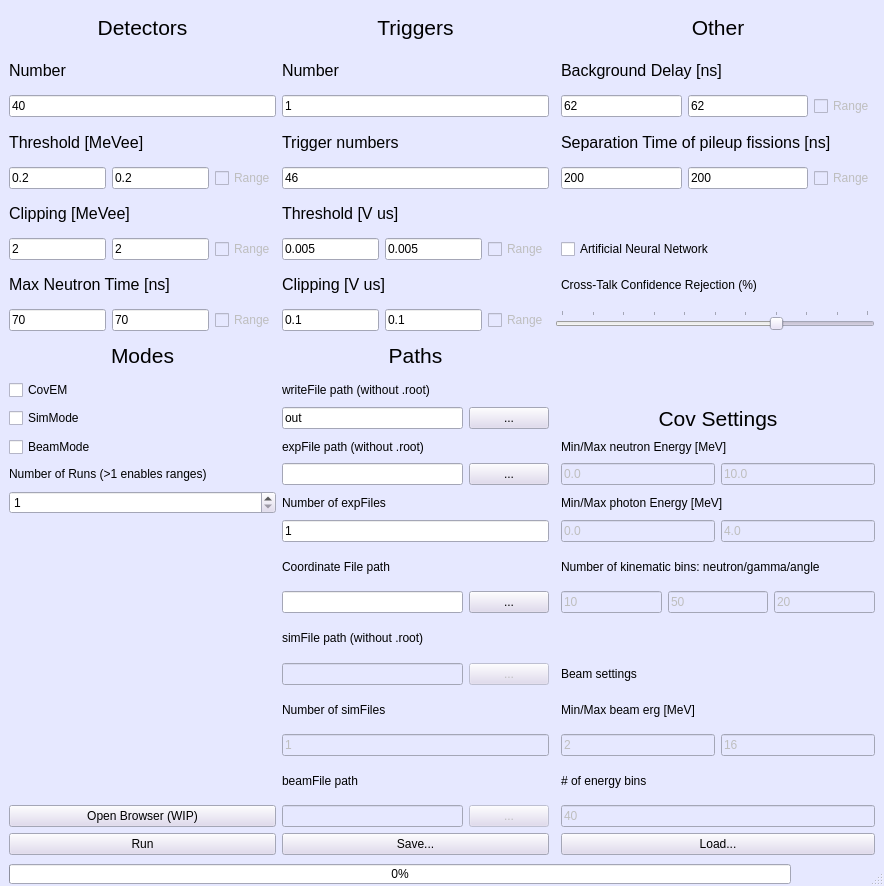
 <widget class="QMainWindow" name="MainWindow">
  <property name="enabled">
   <bool>true</bool>
  </property>
  <property name="geometry">
   <rect>
    <x>0</x>
    <y>0</y>
    <width>884</width>
    <height>886</height>
   </rect>
  </property>
  <property name="sizePolicy">
   <sizepolicy hsizetype="Preferred" vsizetype="Preferred">
    <horstretch>0</horstretch>
    <verstretch>0</verstretch>
   </sizepolicy>
  </property>
  <property name="palette">
   <palette>
    <active>
     <colorrole role="Button">
      <brush brushstyle="SolidPattern">
       <color alpha="255">
        <red>221</red>
        <green>214</green>
        <blue>238</blue>
       </color>
      </brush>
     </colorrole>
     <colorrole role="Base">
      <brush brushstyle="SolidPattern">
       <color alpha="255">
        <red>255</red>
        <green>255</green>
        <blue>255</blue>
       </color>
      </brush>
     </colorrole>
     <colorrole role="Window">
      <brush brushstyle="SolidPattern">
       <color alpha="255">
        <red>230</red>
        <green>232</green>
        <blue>255</blue>
       </color>
      </brush>
     </colorrole>
     <colorrole role="Highlight">
      <brush brushstyle="SolidPattern">
       <color alpha="255">
        <red>65</red>
        <green>90</green>
        <blue>252</blue>
       </color>
      </brush>
     </colorrole>
     <colorrole role="AlternateBase">
      <brush brushstyle="SolidPattern">
       <color alpha="255">
        <red>221</red>
        <green>214</green>
        <blue>238</blue>
       </color>
      </brush>
     </colorrole>
    </active>
    <inactive>
     <colorrole role="Button">
      <brush brushstyle="SolidPattern">
       <color alpha="255">
        <red>221</red>
        <green>214</green>
        <blue>238</blue>
       </color>
      </brush>
     </colorrole>
     <colorrole role="Base">
      <brush brushstyle="SolidPattern">
       <color alpha="255">
        <red>255</red>
        <green>255</green>
        <blue>255</blue>
       </color>
      </brush>
     </colorrole>
     <colorrole role="Window">
      <brush brushstyle="SolidPattern">
       <color alpha="255">
        <red>230</red>
        <green>232</green>
        <blue>255</blue>
       </color>
      </brush>
     </colorrole>
     <colorrole role="Highlight">
      <brush brushstyle="SolidPattern">
       <color alpha="255">
        <red>65</red>
        <green>90</green>
        <blue>252</blue>
       </color>
      </brush>
     </colorrole>
     <colorrole role="AlternateBase">
      <brush brushstyle="SolidPattern">
       <color alpha="255">
        <red>221</red>
        <green>214</green>
        <blue>238</blue>
       </color>
      </brush>
     </colorrole>
    </inactive>
    <disabled>
     <colorrole role="Button">
      <brush brushstyle="SolidPattern">
       <color alpha="255">
        <red>221</red>
        <green>214</green>
        <blue>238</blue>
       </color>
      </brush>
     </colorrole>
     <colorrole role="Base">
      <brush brushstyle="SolidPattern">
       <color alpha="255">
        <red>230</red>
        <green>232</green>
        <blue>255</blue>
       </color>
      </brush>
     </colorrole>
     <colorrole role="Window">
      <brush brushstyle="SolidPattern">
       <color alpha="255">
        <red>230</red>
        <green>232</green>
        <blue>255</blue>
       </color>
      </brush>
     </colorrole>
     <colorrole role="Highlight">
      <brush brushstyle="SolidPattern">
       <color alpha="255">
        <red>220</red>
        <green>220</green>
        <blue>220</blue>
       </color>
      </brush>
     </colorrole>
     <colorrole role="AlternateBase">
      <brush brushstyle="SolidPattern">
       <color alpha="255">
        <red>221</red>
        <green>214</green>
        <blue>238</blue>
       </color>
      </brush>
     </colorrole>
    </disabled>
   </palette>
  </property>
  <property name="windowTitle">
   <string>READ_FAME</string>
  </property>
  <property name="windowIcon">
   <iconset>
    <normaloff>../../../../../Downloads/MTV_logo.png</normaloff>../../../../../Downloads/MTV_logo.png</iconset>
  </property>
  <widget class="QWidget" name="centralwidget">
   <property name="enabled">
    <bool>true</bool>
   </property>
   <layout class="QGridLayout" name="gridLayout">
    <item row="4" column="1">
     <widget class="QLineEdit" name="TRIGGERS">
      <property name="text">
       <string>46</string>
      </property>
     </widget>
    </item>
    <item row="4" column="0">
     <layout class="QHBoxLayout" name="THRESHOLD_Range">
      <item>
       <widget class="QLineEdit" name="THRESHOLD">
        <property name="text">
         <string>0.2</string>
        </property>
       </widget>
      </item>
      <item>
       <widget class="QLineEdit" name="THRESHOLD2">
        <property name="visible">
         <bool>false</bool>
        </property>
        <property name="text">
         <string>0.2</string>
        </property>
       </widget>
      </item>
      <item>
       <widget class="QCheckBox" name="THRESHOLD_Check">
        <property name="enabled">
         <bool>false</bool>
        </property>
        <property name="text">
         <string>Range</string>
        </property>
       </widget>
      </item>
     </layout>
    </item>
    <item row="0" column="1">
     <widget class="QLabel" name="label_6">
      <property name="font">
       <font>
        <pointsize>16</pointsize>
       </font>
      </property>
      <property name="focusPolicy">
       <enum>Qt::NoFocus</enum>
      </property>
      <property name="text">
       <string>Triggers</string>
      </property>
      <property name="alignment">
       <set>Qt::AlignCenter</set>
      </property>
     </widget>
    </item>
    <item row="2" column="0">
     <widget class="QLineEdit" name="NUM_DETECTORS">
      <property name="text">
       <string>40</string>
      </property>
     </widget>
    </item>
    <item row="8" column="0">
     <layout class="QHBoxLayout" name="MAX_TIME_N_Range">
      <item>
       <widget class="QLineEdit" name="MAX_TIME_N">
        <property name="text">
         <string>70</string>
        </property>
       </widget>
      </item>
      <item>
       <widget class="QLineEdit" name="MAX_TIME_N2">
        <property name="visible">
         <bool>false</bool>
        </property>
        <property name="text">
         <string>70</string>
        </property>
       </widget>
      </item>
      <item>
       <widget class="QCheckBox" name="MAX_TIME_N_Check">
        <property name="enabled">
         <bool>false</bool>
        </property>
        <property name="text">
         <string>Range</string>
        </property>
       </widget>
      </item>
     </layout>
    </item>
    <item row="10" column="0">
     <widget class="QCheckBox" name="CovEM_in">
      <property name="text">
       <string>CovEM</string>
      </property>
     </widget>
    </item>
    <item row="20" column="1">
     <widget class="QLabel" name="label_23">
      <property name="text">
       <string>Number of simFiles</string>
      </property>
     </widget>
    </item>
    <item row="1" column="3">
     <widget class="QLabel" name="label_12">
      <property name="font">
       <font>
        <pointsize>12</pointsize>
       </font>
      </property>
      <property name="text">
       <string>Background Delay [ns]</string>
      </property>
     </widget>
    </item>
    <item row="11" column="1">
     <layout class="QHBoxLayout" name="Write">
      <item>
       <widget class="QLineEdit" name="nameWrite">
        <property name="text">
         <string>out</string>
        </property>
       </widget>
      </item>
      <item>
       <widget class="QPushButton" name="writeFinder">
        <property name="text">
         <string>...</string>
        </property>
       </widget>
      </item>
     </layout>
    </item>
    <item row="7" column="3">
     <widget class="QLabel" name="label_32">
      <property name="text">
       <string>Cross-Talk Confidence Rejection (%)</string>
      </property>
     </widget>
    </item>
    <item row="13" column="3">
     <layout class="QHBoxLayout" name="N_ERG">
      <item>
       <widget class="QLineEdit" name="MIN_N_ERG">
        <property name="enabled">
         <bool>false</bool>
        </property>
        <property name="text">
         <string>0.0</string>
        </property>
       </widget>
      </item>
      <item>
       <widget class="QLineEdit" name="MAX_N_ERG">
        <property name="enabled">
         <bool>false</bool>
        </property>
        <property name="text">
         <string>10.0</string>
        </property>
       </widget>
      </item>
     </layout>
    </item>
    <item row="7" column="1">
     <widget class="QLabel" name="label_10">
      <property name="font">
       <font>
        <pointsize>12</pointsize>
       </font>
      </property>
      <property name="text">
       <string>Clipping [V us]</string>
      </property>
     </widget>
    </item>
    <item row="3" column="0">
     <widget class="QLabel" name="label_3">
      <property name="font">
       <font>
        <pointsize>12</pointsize>
       </font>
      </property>
      <property name="text">
       <string>Threshold [MeVee]</string>
      </property>
     </widget>
    </item>
    <item row="20" column="3">
     <widget class="QLabel" name="label_28">
      <property name="text">
       <string>Min/Max beam erg [MeV]</string>
      </property>
     </widget>
    </item>
    <item row="9" column="0">
     <widget class="QLabel" name="label_14">
      <property name="font">
       <font>
        <pointsize>16</pointsize>
       </font>
      </property>
      <property name="focusPolicy">
       <enum>Qt::NoFocus</enum>
      </property>
      <property name="text">
       <string>Modes</string>
      </property>
      <property name="alignment">
       <set>Qt::AlignCenter</set>
      </property>
     </widget>
    </item>
    <item row="5" column="0">
     <widget class="QLabel" name="label_4">
      <property name="font">
       <font>
        <pointsize>12</pointsize>
       </font>
      </property>
      <property name="text">
       <string>Clipping [MeVee]</string>
      </property>
     </widget>
    </item>
    <item row="23" column="3">
     <widget class="QLineEdit" name="BEAM_ERG_BINNUM">
      <property name="enabled">
       <bool>false</bool>
      </property>
      <property name="text">
       <string>40</string>
      </property>
     </widget>
    </item>
    <item row="10" column="1">
     <widget class="QLabel" name="label_17">
      <property name="text">
       <string>writeFile path (without .root)</string>
      </property>
     </widget>
    </item>
    <item row="0" column="0">
     <widget class="QLabel" name="label">
      <property name="font">
       <font>
        <pointsize>16</pointsize>
       </font>
      </property>
      <property name="focusPolicy">
       <enum>Qt::NoFocus</enum>
      </property>
      <property name="text">
       <string>Detectors</string>
      </property>
      <property name="alignment">
       <set>Qt::AlignCenter</set>
      </property>
     </widget>
    </item>
    <item row="6" column="3">
     <widget class="QCheckBox" name="ANN_ON">
      <property name="text">
       <string>Artificial Neural Network</string>
      </property>
     </widget>
    </item>
    <item row="15" column="1">
     <widget class="QLineEdit" name="numExpFiles">
      <property name="text">
       <string>1</string>
      </property>
     </widget>
    </item>
    <item row="25" column="3">
     <widget class="QPushButton" name="Load">
      <property name="text">
       <string>Load...</string>
      </property>
     </widget>
    </item>
    <item row="2" column="3">
     <layout class="QHBoxLayout" name="BACKGROUND_DELAY_Range">
      <item>
       <widget class="QLineEdit" name="BACKGROUND_DELAY">
        <property name="text">
         <string>62</string>
        </property>
       </widget>
      </item>
      <item>
       <widget class="QLineEdit" name="BACKGROUND_DELAY2">
        <property name="visible">
         <bool>false</bool>
        </property>
        <property name="text">
         <string>62</string>
        </property>
       </widget>
      </item>
      <item>
       <widget class="QCheckBox" name="BACKGROUND_DELAY_Check">
        <property name="enabled">
         <bool>false</bool>
        </property>
        <property name="text">
         <string>Range</string>
        </property>
       </widget>
      </item>
     </layout>
    </item>
    <item row="14" column="0">
     <widget class="QSpinBox" name="NUM_RUNS">
      <property name="suffix">
       <string/>
      </property>
      <property name="minimum">
       <number>1</number>
      </property>
      <property name="maximum">
       <number>10000</number>
      </property>
     </widget>
    </item>
    <item row="0" column="3">
     <widget class="QLabel" name="label_11">
      <property name="font">
       <font>
        <pointsize>16</pointsize>
       </font>
      </property>
      <property name="focusPolicy">
       <enum>Qt::NoFocus</enum>
      </property>
      <property name="text">
       <string>Other</string>
      </property>
      <property name="alignment">
       <set>Qt::AlignCenter</set>
      </property>
     </widget>
    </item>
    <item row="25" column="0">
     <widget class="QPushButton" name="Run">
      <property name="text">
       <string>Run</string>
      </property>
     </widget>
    </item>
    <item row="9" column="1">
     <widget class="QLabel" name="label_15">
      <property name="font">
       <font>
        <pointsize>16</pointsize>
       </font>
      </property>
      <property name="focusPolicy">
       <enum>Qt::NoFocus</enum>
      </property>
      <property name="text">
       <string>Paths</string>
      </property>
      <property name="alignment">
       <set>Qt::AlignCenter</set>
      </property>
     </widget>
    </item>
    <item row="21" column="1">
     <widget class="QLineEdit" name="numSimFiles">
      <property name="enabled">
       <bool>false</bool>
      </property>
      <property name="text">
       <string>1</string>
      </property>
     </widget>
    </item>
    <item row="21" column="3">
     <layout class="QHBoxLayout" name="BEAM_ERG">
      <item>
       <widget class="QLineEdit" name="BEAM_ERG_MIN">
        <property name="enabled">
         <bool>false</bool>
        </property>
        <property name="text">
         <string>2</string>
        </property>
       </widget>
      </item>
      <item>
       <widget class="QLineEdit" name="BEAM_ERG_MAX">
        <property name="enabled">
         <bool>false</bool>
        </property>
        <property name="text">
         <string>16</string>
        </property>
       </widget>
      </item>
     </layout>
    </item>
    <item row="19" column="3">
     <widget class="QLabel" name="label_29">
      <property name="text">
       <string>Beam settings</string>
      </property>
     </widget>
    </item>
    <item row="4" column="3">
     <layout class="QHBoxLayout" name="FISS_PILEUP_TIME_Range">
      <item>
       <widget class="QLineEdit" name="FISS_PILEUP_TIME">
        <property name="text">
         <string>200</string>
        </property>
       </widget>
      </item>
      <item>
       <widget class="QLineEdit" name="FISS_PILEUP_TIME2">
        <property name="visible">
         <bool>false</bool>
        </property>
        <property name="text">
         <string>200</string>
        </property>
       </widget>
      </item>
      <item>
       <widget class="QCheckBox" name="FISS_PILEUP_TIME_Check">
        <property name="enabled">
         <bool>false</bool>
        </property>
        <property name="text">
         <string>Range</string>
        </property>
       </widget>
      </item>
     </layout>
    </item>
    <item row="7" column="0">
     <widget class="QLabel" name="label_5">
      <property name="font">
       <font>
        <pointsize>12</pointsize>
       </font>
      </property>
      <property name="text">
       <string>Max Neutron Time [ns]</string>
      </property>
     </widget>
    </item>
    <item row="1" column="0">
     <widget class="QLabel" name="label_2">
      <property name="font">
       <font>
        <pointsize>12</pointsize>
       </font>
      </property>
      <property name="text">
       <string>Number</string>
      </property>
     </widget>
    </item>
    <item row="16" column="3">
     <widget class="QLabel" name="label_27">
      <property name="text">
       <string>Number of kinematic bins: neutron/gamma/angle</string>
      </property>
     </widget>
    </item>
    <item row="11" column="0">
     <widget class="QCheckBox" name="simMode">
      <property name="text">
       <string>SimMode</string>
      </property>
     </widget>
    </item>
    <item row="11" column="3">
     <widget class="QLabel" name="label_16">
      <property name="font">
       <font>
        <pointsize>16</pointsize>
       </font>
      </property>
      <property name="focusPolicy">
       <enum>Qt::NoFocus</enum>
      </property>
      <property name="text">
       <string>Cov Settings</string>
      </property>
      <property name="alignment">
       <set>Qt::AlignCenter</set>
      </property>
     </widget>
    </item>
    <item row="22" column="3">
     <widget class="QLabel" name="label_30">
      <property name="text">
       <string># of energy bins</string>
      </property>
     </widget>
    </item>
    <item row="25" column="1">
     <widget class="QPushButton" name="Save">
      <property name="text">
       <string>Save...</string>
      </property>
     </widget>
    </item>
    <item row="13" column="0">
     <widget class="QLabel" name="label_31">
      <property name="text">
       <string>Number of Runs (&gt;1 enables ranges)</string>
      </property>
     </widget>
    </item>
    <item row="23" column="1">
     <layout class="QHBoxLayout" name="Beam">
      <item>
       <widget class="QLineEdit" name="nameBeam">
        <property name="enabled">
         <bool>false</bool>
        </property>
       </widget>
      </item>
      <item>
       <widget class="QPushButton" name="beamFinder">
        <property name="enabled">
         <bool>false</bool>
        </property>
        <property name="text">
         <string>...</string>
        </property>
       </widget>
      </item>
     </layout>
    </item>
    <item row="12" column="3">
     <widget class="QLabel" name="label_25">
      <property name="text">
       <string>Min/Max neutron Energy [MeV]</string>
      </property>
     </widget>
    </item>
    <item row="8" column="2" colspan="2">
     <widget class="QSlider" name="ANN_confidence">
      <property name="enabled">
       <bool>false</bool>
      </property>
      <property name="autoFillBackground">
       <bool>false</bool>
      </property>
      <property name="maximum">
       <number>100</number>
      </property>
      <property name="value">
       <number>70</number>
      </property>
      <property name="orientation">
       <enum>Qt::Horizontal</enum>
      </property>
      <property name="tickPosition">
       <enum>QSlider::TicksAbove</enum>
      </property>
      <property name="tickInterval">
       <number>10</number>
      </property>
     </widget>
    </item>
    <item row="17" column="1">
     <layout class="QHBoxLayout" name="Coords">
      <item>
       <widget class="QLineEdit" name="nameCoords"/>
      </item>
      <item>
       <widget class="QPushButton" name="coordFinder">
        <property name="text">
         <string>...</string>
        </property>
       </widget>
      </item>
     </layout>
    </item>
    <item row="1" column="1">
     <widget class="QLabel" name="label_7">
      <property name="font">
       <font>
        <pointsize>12</pointsize>
       </font>
      </property>
      <property name="text">
       <string>Number</string>
      </property>
     </widget>
    </item>
    <item row="14" column="3">
     <widget class="QLabel" name="label_26">
      <property name="text">
       <string>Min/Max photon Energy [MeV]</string>
      </property>
     </widget>
    </item>
    <item row="13" column="1">
     <layout class="QHBoxLayout" name="Exp">
      <item>
       <widget class="QLineEdit" name="nameExp"/>
      </item>
      <item>
       <widget class="QPushButton" name="expFinder">
        <property name="text">
         <string>...</string>
        </property>
       </widget>
      </item>
     </layout>
    </item>
    <item row="18" column="1">
     <widget class="QLabel" name="label_21">
      <property name="text">
       <string>simFile path (without .root)</string>
      </property>
     </widget>
    </item>
    <item row="15" column="3">
     <layout class="QHBoxLayout" name="P_ERG">
      <item>
       <widget class="QLineEdit" name="MIN_P_ERG">
        <property name="enabled">
         <bool>false</bool>
        </property>
        <property name="text">
         <string>0.0</string>
        </property>
       </widget>
      </item>
      <item>
       <widget class="QLineEdit" name="MAX_P_ERG">
        <property name="enabled">
         <bool>false</bool>
        </property>
        <property name="text">
         <string>4.0</string>
        </property>
       </widget>
      </item>
     </layout>
    </item>
    <item row="5" column="1">
     <widget class="QLabel" name="label_9">
      <property name="font">
       <font>
        <pointsize>12</pointsize>
       </font>
      </property>
      <property name="text">
       <string>Threshold [V us]</string>
      </property>
     </widget>
    </item>
    <item row="2" column="1">
     <widget class="QLineEdit" name="NUM_TRIGGERS">
      <property name="text">
       <string>1</string>
      </property>
     </widget>
    </item>
    <item row="16" column="1">
     <widget class="QLabel" name="label_20">
      <property name="text">
       <string>Coordinate File path</string>
      </property>
     </widget>
    </item>
    <item row="19" column="1">
     <layout class="QHBoxLayout" name="Sim">
      <item>
       <widget class="QLineEdit" name="nameSim">
        <property name="enabled">
         <bool>false</bool>
        </property>
       </widget>
      </item>
      <item>
       <widget class="QPushButton" name="simFinder">
        <property name="enabled">
         <bool>false</bool>
        </property>
        <property name="text">
         <string>...</string>
        </property>
       </widget>
      </item>
     </layout>
    </item>
    <item row="8" column="1">
     <layout class="QHBoxLayout" name="CLIPPING_DEP_Range">
      <item>
       <widget class="QLineEdit" name="CLIPPING_DEP">
        <property name="text">
         <string>0.1</string>
        </property>
       </widget>
      </item>
      <item>
       <widget class="QLineEdit" name="CLIPPING_DEP2">
        <property name="visible">
         <bool>false</bool>
        </property>
        <property name="text">
         <string>0.1</string>
        </property>
       </widget>
      </item>
      <item>
       <widget class="QCheckBox" name="CLIPPING_DEP_Check">
        <property name="enabled">
         <bool>false</bool>
        </property>
        <property name="text">
         <string>Range</string>
        </property>
       </widget>
      </item>
     </layout>
    </item>
    <item row="12" column="0">
     <widget class="QCheckBox" name="beamMode">
      <property name="text">
       <string>BeamMode</string>
      </property>
     </widget>
    </item>
    <item row="14" column="1">
     <widget class="QLabel" name="label_19">
      <property name="text">
       <string>Number of expFiles</string>
      </property>
     </widget>
    </item>
    <item row="3" column="1">
     <widget class="QLabel" name="label_8">
      <property name="font">
       <font>
        <pointsize>12</pointsize>
       </font>
      </property>
      <property name="text">
       <string>Trigger numbers</string>
      </property>
     </widget>
    </item>
    <item row="6" column="0">
     <layout class="QHBoxLayout" name="CLIPPING_Range">
      <item>
       <widget class="QLineEdit" name="CLIPPING">
        <property name="text">
         <string>2</string>
        </property>
       </widget>
      </item>
      <item>
       <widget class="QLineEdit" name="CLIPPING2">
        <property name="visible">
         <bool>false</bool>
        </property>
        <property name="text">
         <string>2</string>
        </property>
       </widget>
      </item>
      <item>
       <widget class="QCheckBox" name="CLIPPING_Check">
        <property name="enabled">
         <bool>false</bool>
        </property>
        <property name="text">
         <string>Range</string>
        </property>
       </widget>
      </item>
     </layout>
    </item>
    <item row="17" column="3">
     <layout class="QHBoxLayout" name="BN_BP_BA">
      <item>
       <widget class="QLineEdit" name="BN">
        <property name="enabled">
         <bool>false</bool>
        </property>
        <property name="text">
         <string>10</string>
        </property>
       </widget>
      </item>
      <item>
       <widget class="QLineEdit" name="BP">
        <property name="enabled">
         <bool>false</bool>
        </property>
        <property name="text">
         <string>50</string>
        </property>
       </widget>
      </item>
      <item>
       <widget class="QLineEdit" name="BA">
        <property name="enabled">
         <bool>false</bool>
        </property>
        <property name="text">
         <string>20</string>
        </property>
       </widget>
      </item>
     </layout>
    </item>
    <item row="22" column="1">
     <widget class="QLabel" name="label_22">
      <property name="text">
       <string>beamFile path</string>
      </property>
     </widget>
    </item>
    <item row="12" column="1">
     <widget class="QLabel" name="label_18">
      <property name="text">
       <string>expFile path (without .root)</string>
      </property>
     </widget>
    </item>
    <item row="6" column="1">
     <layout class="QHBoxLayout" name="THRESHOLD_DEP_Range">
      <item>
       <widget class="QLineEdit" name="THRESHOLD_DEP">
        <property name="text">
         <string>0.005</string>
        </property>
       </widget>
      </item>
      <item>
       <widget class="QLineEdit" name="THRESHOLD_DEP2">
        <property name="visible">
         <bool>false</bool>
        </property>
        <property name="text">
         <string>0.005</string>
        </property>
       </widget>
      </item>
      <item>
       <widget class="QCheckBox" name="THRESHOLD_DEP_Check">
        <property name="enabled">
         <bool>false</bool>
        </property>
        <property name="text">
         <string>Range</string>
        </property>
       </widget>
      </item>
     </layout>
    </item>
    <item row="3" column="3">
     <widget class="QLabel" name="label_13">
      <property name="font">
       <font>
        <pointsize>12</pointsize>
       </font>
      </property>
      <property name="text">
       <string>Separation Time of pileup fissions [ns]</string>
      </property>
     </widget>
    </item>
    <item row="23" column="0">
     <widget class="QPushButton" name="openBrowser">
      <property name="text">
       <string>Open Browser (WIP)</string>
      </property>
     </widget>
    </item>
   </layout>
  </widget>
  <widget class="QMenuBar" name="menubar">
   <property name="geometry">
    <rect>
     <x>0</x>
     <y>0</y>
     <width>884</width>
     <height>24</height>
    </rect>
   </property>
  </widget>
  <widget class="QStatusBar" name="statusbar">
   <property name="acceptDrops">
    <bool>false</bool>
   </property>
   <widget class="QProgressBar" name="progressBar">
    <property name="enabled">
     <bool>true</bool>
    </property>
    <property name="geometry">
     <rect>
      <x>9</x>
      <y>0</y>
      <width>782</width>
      <height>20</height>
     </rect>
    </property>
    <property name="value">
     <number>0</number>
    </property>
   </widget>
  </widget>
 </widget>
